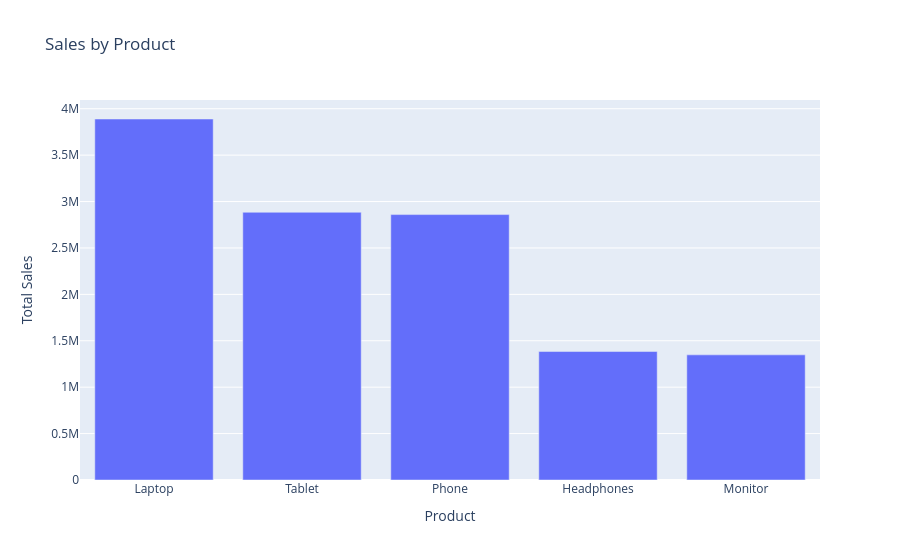

Source (notebook cell):
### Code cell
product_sales = (
    df.groupby("Product")["Total_Sales"]
    .sum()
    .sort_values(ascending=False)
)

fig = px.bar(
    product_sales,
    x=product_sales.index,
    y=product_sales.values,
    title="Sales by Product",
    labels={
        "x": "Product",
        "y": "Total Sales"
    }
)

fig.show()

fig.write_image("visualizations/product_performance.png")

### Figure 1 — Plotly figure (JSON) as saved in the notebook; plotly's stock layout.template omitted (floating-point values rounded to 4 significant figures)
{"data": [{"hovertemplate": "Product=%{x}<br>Total Sales=%{y}<extra></extra>", "legendgroup": "", "marker": {"color": "#636efa", "pattern": {"shape": ""}}, "name": "", "orientation": "v", "showlegend": false, "textposition": "auto", "type": "bar", "x": ["Laptop", "Tablet", "Phone", "Headphones", "Monitor"], "xaxis": "x", "y": [3889210, 2884340, 2859394, 1384033, 1348071], "yaxis": "y"}], "layout": {"barmode": "relative", "legend": {"tracegroupgap": 0}, "title": {"text": "Sales by Product"}, "xaxis": {"anchor": "y", "domain": [0, 1], "title": {"text": "Product"}}, "yaxis": {"anchor": "x", "domain": [0, 1], "title": {"text": "Total Sales"}}}}
